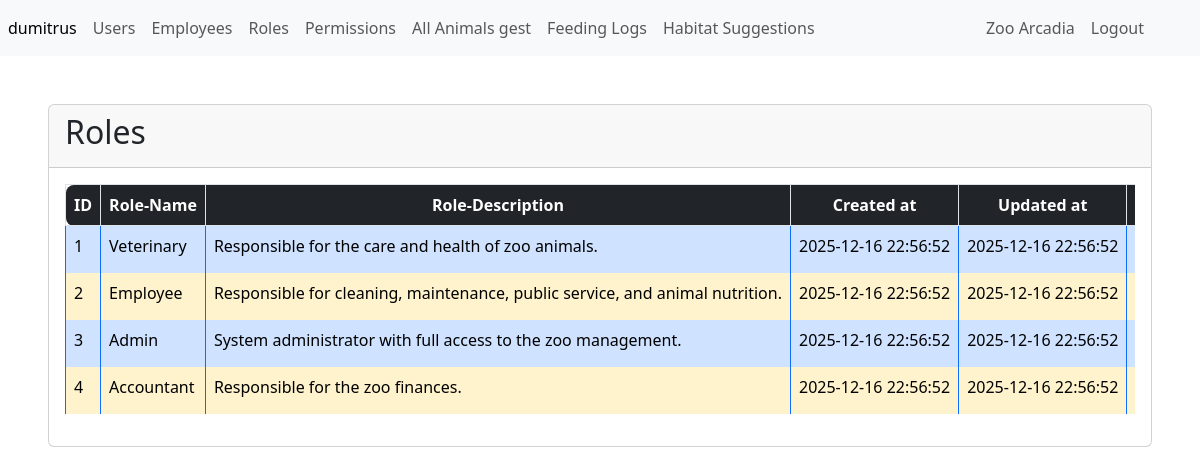
The app's page /roles/gest/start (signed in) with its own data.
### tables this page shows
CREATE TABLE roles (
    id_role INT AUTO_INCREMENT PRIMARY KEY,
     
    role_name VARCHAR(50) NOT NULL UNIQUE,
     
    role_description TEXT,
     
     
    created_at TIMESTAMP DEFAULT CURRENT_TIMESTAMP,
     
    updated_at TIMESTAMP DEFAULT CURRENT_TIMESTAMP ON UPDATE CURRENT_TIMESTAMP  
);

### App/roles/controllers/roles_gest_controller.php (called while the page is built, shortened)
<?php
require_once __DIR__ . "/../models/role.php";
class RolesGestController
{
    public function start()
    {
        $roles = Role::check();
        include_once __DIR__ . "/../views/gest/start.php";
    }
}

### App/roles/rolesRouter.php (called while the page is built)
<?php
require_once __DIR__ . '/../../includes/functions.php';
handleDomainRouting('roles', __DIR__);

### public/index.php (called while the page is built, shortened)
<?php
require_once __DIR__ . '/../includes/functions.php';
require_once __DIR__ . '/../App/router.php';
?>

### App/roles/models/role.php (called while the page is built, shortened)
<?php
class Role
{
    public function __construct($id_role, $role_name, $role_description, $created_at, $updated_at)
    {
        $this->id_role = $id_role;
        $this->role_name = $role_name;
        $this->role_description = $role_description;
        $this->created_at = $created_at;
        $this->updated_at = $updated_at;
    }
    public static function check()
    {
        $rolesList = [];
        $connectionDB = DB::createInstance();
        $sql = $connectionDB->query("SELECT * FROM roles");
        foreach ($sql->fetchAll() as $role) {
            $rolesList[] = new Role($role["id_role"], $role["role_name"], $role["role_description"], $role["created_at"], $role["updated_at"]);
        }
        return $rolesList;
    }
}

### App/roles/views/gest/start.php (the view, shortened to what this page needs)
<div class="card">
    <div class="card-header d-flex justify-content-between align-items-center">
        <h2 class="card-title">Roles</h2>
    </div>
    <div class="card-body">
        <div class="table-responsive">
            <table class="table table-hover">
                <thead class="table-dark">
                    <tr>
                        <th class="text-nowrap border border-start-3 border-end-0 rounded-start-3 text-center align-middle" scope="col">ID</th>
                        <th class="text-nowrap border border-start-1 border-end-1 text-center align-middle" scope="col">Role-Name</th>
                        <th class="text-nowrap border border-start-1 border-end-1 text-center align-middle" scope="col">Role-Description</th>
                        <th class="text-nowrap border border-start-1 border-end-1 text-center align-middle" scope="col">Created at</th>
                        <th class="text-nowrap border border-start-1 border-end-1 text-center align-middle" scope="col">Updated at</th>
                        <th class="text-nowrap border border-end-3 rounded-end-3 text-center align-middle" scope="col">Actions</th>
                    </tr>
                </thead>
                <tbody>
                    <?php
                    $rowNumber = 0;
                    foreach ($roles as $role) {
                        $rowNumber++;
                    ?>
                        <tr class="<?php echo get_row_class($rowNumber); ?>">
                            <td class="text-nowrap <?php echo get_cell_border_class($rowNumber); ?> ">   <?php echo $role->id_role; ?> </td>
                            <td class="text-nowrap <?php echo get_cell_border_class($rowNumber); ?> ">   <?php echo $role->role_name; ?> </td>
                            <td class="text-nowrap <?php echo get_cell_border_class($rowNumber); ?> ">   <?php echo $role->role_description; ?> </td>
                            <td class="text-nowrap <?php echo get_cell_border_class($rowNumber); ?>">   <?php echo $role->created_at; ?> </td>
                            <td class="text-nowrap <?php echo get_cell_border_class($rowNumber); ?>">   <?php echo $role->updated_at; ?> </td>
                            <td class="text-nowrap <?php echo get_cell_border_class($rowNumber); ?>">
                            </td>
                        </tr>
                    <?php
                    }
                    ?>
                </tbody>
            </table>
        </div>
    </div>
</div>

### records on screen
roles: id_role "1", role_name "Veterinary", role_description "Responsible for the care and health of zoo animals.", created_at "2025-12-16 22:56:52", updated_at "2025-12-16 22:56:52"
roles: id_role "2", role_name "Employee", role_description "Responsible for cleaning, maintenance, public service, and animal nutrition.", created_at "2025-12-16 22:56:52", updated_at "2025-12-16 22:56:52"
roles: id_role "3", role_name "Admin", role_description "System administrator with full access to the zoo management.", created_at "2025-12-16 22:56:52", updated_at "2025-12-16 22:56:52"
roles: id_role "4", role_name "Accountant", role_description "Responsible for the zoo finances.", created_at "2025-12-16 22:56:52", updated_at "2025-12-16 22:56:52"

### other values on screen
$_SESSION["user"]["username"] "dumitrus"
